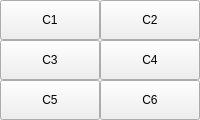
           <widget class="QWidget" name="custombuttons">
            <property name="sizePolicy">
             <sizepolicy hsizetype="Preferred" vsizetype="Preferred">
              <horstretch>0</horstretch>
              <verstretch>0</verstretch>
             </sizepolicy>
            </property>
            <property name="minimumSize">
             <size>
              <width>80</width>
              <height>120</height>
             </size>
            </property>
            <attribute name="title">
             <string>Cust</string>
            </attribute>
            <layout class="QGridLayout" name="gridLayout_3">
             <property name="sizeConstraint">
              <enum>QLayout::SetDefaultConstraint</enum>
             </property>
             <property name="leftMargin">
              <number>0</number>
             </property>
             <property name="topMargin">
              <number>0</number>
             </property>
             <property name="rightMargin">
              <number>0</number>
             </property>
             <property name="bottomMargin">
              <number>0</number>
             </property>
             <property name="spacing">
              <number>0</number>
             </property>
             <item row="0" column="0">
              <widget class="QToolButton" name="custom1">
               <property name="sizePolicy">
                <sizepolicy hsizetype="MinimumExpanding" vsizetype="MinimumExpanding">
                 <horstretch>0</horstretch>
                 <verstretch>0</verstretch>
                </sizepolicy>
               </property>
               <property name="minimumSize">
                <size>
                 <width>40</width>
                 <height>40</height>
                </size>
               </property>
               <property name="focusPolicy">
                <enum>Qt::NoFocus</enum>
               </property>
               <property name="text">
                <string>C1</string>
               </property>
              </widget>
             </item>
             <item row="0" column="1">
              <widget class="QToolButton" name="custom2">
               <property name="sizePolicy">
                <sizepolicy hsizetype="MinimumExpanding" vsizetype="MinimumExpanding">
                 <horstretch>0</horstretch>
                 <verstretch>0</verstretch>
                </sizepolicy>
               </property>
               <property name="minimumSize">
                <size>
                 <width>40</width>
                 <height>40</height>
                </size>
               </property>
               <property name="focusPolicy">
                <enum>Qt::NoFocus</enum>
               </property>
               <property name="text">
                <string>C2</string>
               </property>
              </widget>
             </item>
             <item row="1" column="0">
              <widget class="QToolButton" name="custom3">
               <property name="sizePolicy">
                <sizepolicy hsizetype="MinimumExpanding" vsizetype="MinimumExpanding">
                 <horstretch>0</horstretch>
                 <verstretch>0</verstretch>
                </sizepolicy>
               </property>
               <property name="minimumSize">
                <size>
                 <width>40</width>
                 <height>40</height>
                </size>
               </property>
               <property name="focusPolicy">
                <enum>Qt::NoFocus</enum>
               </property>
               <property name="text">
                <string>C3</string>
               </property>
              </widget>
             </item>
             <item row="1" column="1">
              <widget class="QToolButton" name="custom4">
               <property name="sizePolicy">
                <sizepolicy hsizetype="MinimumExpanding" vsizetype="MinimumExpanding">
                 <horstretch>0</horstretch>
                 <verstretch>0</verstretch>
                </sizepolicy>
               </property>
               <property name="minimumSize">
                <size>
                 <width>40</width>
                 <height>40</height>
                </size>
               </property>
               <property name="focusPolicy">
                <enum>Qt::NoFocus</enum>
               </property>
               <property name="text">
                <string>C4</string>
               </property>
              </widget>
             </item>
             <item row="2" column="0">
              <widget class="QToolButton" name="custom5">
               <property name="sizePolicy">
                <sizepolicy hsizetype="MinimumExpanding" vsizetype="MinimumExpanding">
                 <horstretch>0</horstretch>
                 <verstretch>0</verstretch>
                </sizepolicy>
               </property>
               <property name="minimumSize">
                <size>
                 <width>40</width>
                 <height>40</height>
                </size>
               </property>
               <property name="focusPolicy">
                <enum>Qt::NoFocus</enum>
               </property>
               <property name="text">
                <string>C5</string>
               </property>
              </widget>
             </item>
             <item row="2" column="1">
              <widget class="QToolButton" name="custom6">
               <property name="sizePolicy">
                <sizepolicy hsizetype="MinimumExpanding" vsizetype="MinimumExpanding">
                 <horstretch>0</horstretch>
                 <verstretch>0</verstretch>
                </sizepolicy>
               </property>
               <property name="minimumSize">
                <size>
                 <width>40</width>
                 <height>40</height>
                </size>
               </property>
               <property name="focusPolicy">
                <enum>Qt::NoFocus</enum>
               </property>
               <property name="text">
                <string>C6</string>
               </property>
              </widget>
             </item>
            </layout>
           </widget>
